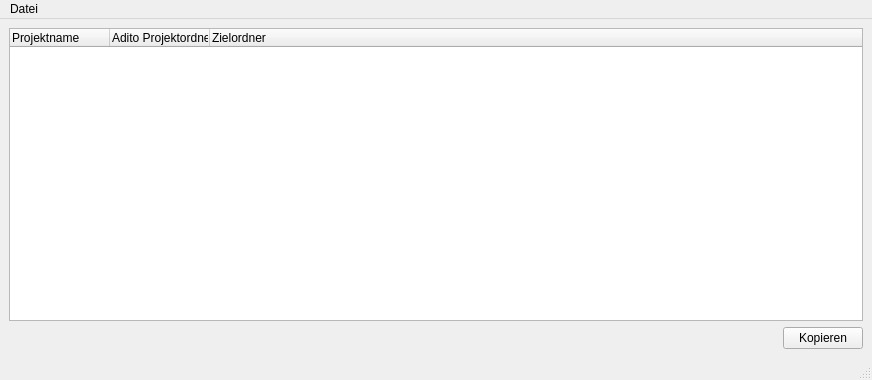
<?xml version="1.0" encoding="UTF-8"?>
<ui version="4.0">
 <class>MainWindow</class>
 <widget class="QMainWindow" name="MainWindow">
  <property name="geometry">
   <rect>
    <x>0</x>
    <y>0</y>
    <width>872</width>
    <height>380</height>
   </rect>
  </property>
  <property name="minimumSize">
   <size>
    <width>0</width>
    <height>0</height>
   </size>
  </property>
  <property name="acceptDrops">
   <bool>true</bool>
  </property>
  <property name="windowTitle">
   <string>AditoCopy</string>
  </property>
  <property name="windowIcon">
   <iconset resource="icons.qrc">
    <normaloff>:/icons/interface.svg</normaloff>:/icons/interface.svg</iconset>
  </property>
  <property name="iconSize">
   <size>
    <width>24</width>
    <height>24</height>
   </size>
  </property>
  <widget class="QWidget" name="centralwidget">
   <layout class="QVBoxLayout" name="verticalLayout">
    <item>
     <widget class="FilesTreeWidget" name="treeWidget">
      <property name="minimumSize">
       <size>
        <width>0</width>
        <height>0</height>
       </size>
      </property>
      <property name="contextMenuPolicy">
       <enum>Qt::ContextMenuPolicy::CustomContextMenu</enum>
      </property>
      <property name="acceptDrops">
       <bool>true</bool>
      </property>
      <property name="frameShadow">
       <enum>QFrame::Shadow::Plain</enum>
      </property>
      <property name="sizeAdjustPolicy">
       <enum>QAbstractScrollArea::SizeAdjustPolicy::AdjustToContentsOnFirstShow</enum>
      </property>
      <property name="dragEnabled">
       <bool>true</bool>
      </property>
      <property name="dragDropOverwriteMode">
       <bool>false</bool>
      </property>
      <property name="dragDropMode">
       <enum>QAbstractItemView::DragDropMode::DragDrop</enum>
      </property>
      <property name="defaultDropAction">
       <enum>Qt::DropAction::CopyAction</enum>
      </property>
      <property name="autoExpandDelay">
       <number>-1</number>
      </property>
      <property name="indentation">
       <number>15</number>
      </property>
      <property name="wordWrap">
       <bool>false</bool>
      </property>
      <property name="headerHidden">
       <bool>false</bool>
      </property>
      <property name="columnCount">
       <number>3</number>
      </property>
      <attribute name="headerVisible">
       <bool>true</bool>
      </attribute>
      <attribute name="headerCascadingSectionResizes">
       <bool>true</bool>
      </attribute>
      <attribute name="headerDefaultSectionSize">
       <number>100</number>
      </attribute>
      <attribute name="headerStretchLastSection">
       <bool>true</bool>
      </attribute>
      <column>
       <property name="text">
        <string>Projektname</string>
       </property>
      </column>
      <column>
       <property name="text">
        <string>Adito Projektordner</string>
       </property>
      </column>
      <column>
       <property name="text">
        <string>Zielordner</string>
       </property>
      </column>
     </widget>
    </item>
    <item>
     <layout class="QHBoxLayout" name="horizontalLayout">
      <item>
       <spacer name="horizontalSpacer">
        <property name="orientation">
         <enum>Qt::Orientation::Horizontal</enum>
        </property>
        <property name="sizeHint" stdset="0">
         <size>
          <width>40</width>
          <height>20</height>
         </size>
        </property>
       </spacer>
      </item>
      <item>
       <widget class="QPushButton" name="syncButton">
        <property name="text">
         <string>Kopieren</string>
        </property>
       </widget>
      </item>
     </layout>
    </item>
   </layout>
  </widget>
  <widget class="QMenuBar" name="menubar">
   <property name="geometry">
    <rect>
     <x>0</x>
     <y>0</y>
     <width>872</width>
     <height>21</height>
    </rect>
   </property>
   <widget class="QMenu" name="menuDatei">
    <property name="title">
     <string>Datei</string>
    </property>
    <addaction name="actionNeues_Projekt"/>
   </widget>
   <addaction name="menuDatei"/>
  </widget>
  <widget class="QStatusBar" name="statusbar"/>
  <action name="actionNeues_Projekt">
   <property name="icon">
    <iconset resource="icons.qrc">
     <normaloff>:/icons/document-open-folder.png</normaloff>:/icons/document-open-folder.png</iconset>
   </property>
   <property name="text">
    <string>Neues Projekt</string>
   </property>
  </action>
  <action name="actionDeleteRoot">
   <property name="icon">
    <iconset resource="icons.qrc">
     <normaloff>:/icons/cross.png</normaloff>:/icons/cross.png</iconset>
   </property>
   <property name="text">
    <string>Löschen</string>
   </property>
  </action>
  <action name="actionDeleteChild">
   <property name="icon">
    <iconset resource="icons.qrc">
     <normaloff>:/icons/cross.png</normaloff>:/icons/cross.png</iconset>
   </property>
   <property name="text">
    <string>Löschen</string>
   </property>
  </action>
 </widget>
 <customwidgets>
  <customwidget>
   <class>FilesTreeWidget</class>
   <extends>QTreeWidget</extends>
   <header>filestreewidget.h</header>
  </customwidget>
 </customwidgets>
 <tabstops>
  <tabstop>treeWidget</tabstop>
  <tabstop>syncButton</tabstop>
 </tabstops>
 <resources>
  <include location="icons.qrc"/>
 </resources>
 <connections/>
</ui>
